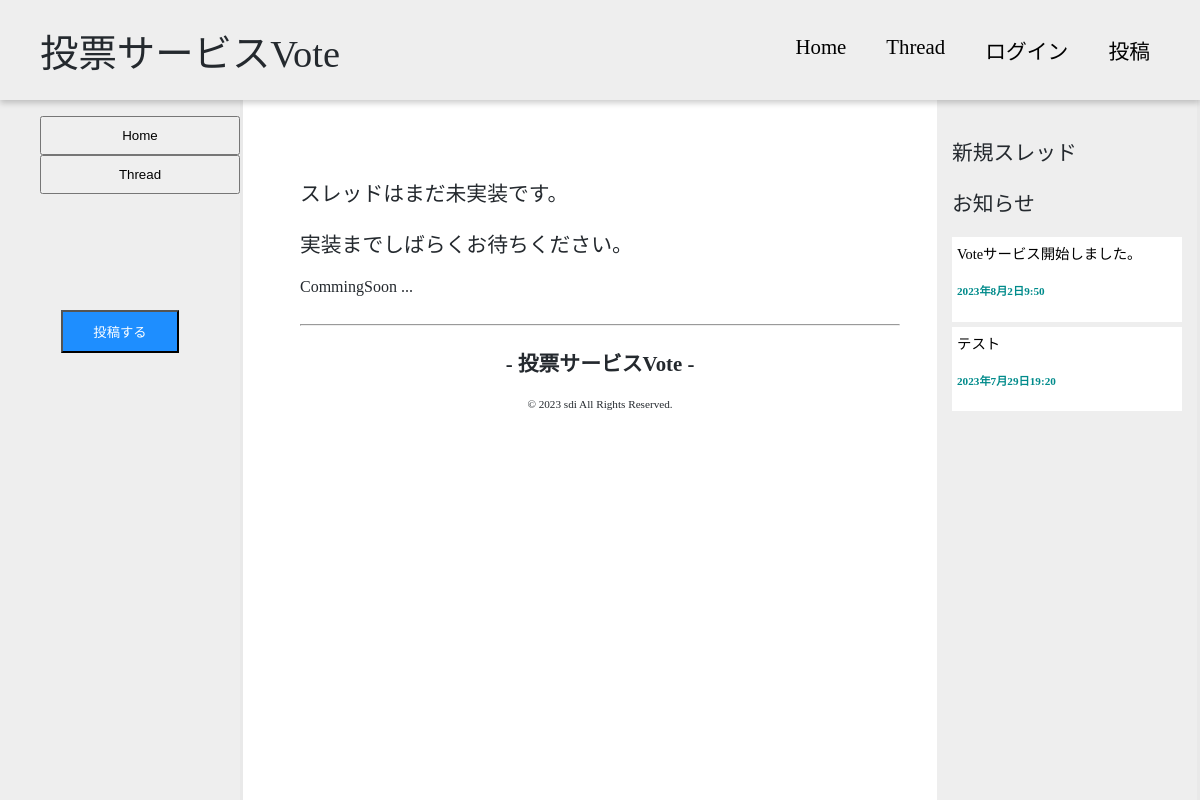
/thread/, run on an earlier commit of the app's database.
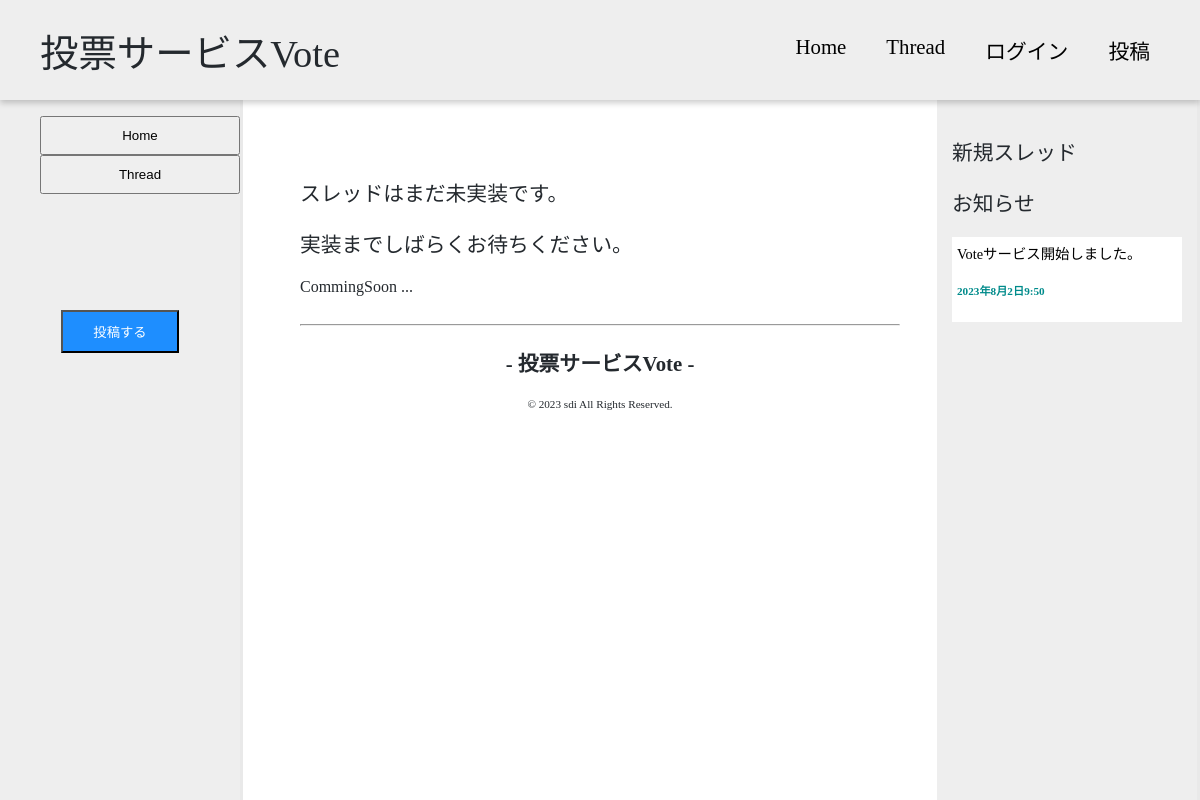
And on a later commit of the database.
### vote/models.py (models this page shows, shortened)
class Blog(models.Model):
    id = models.UUIDField(primary_key=True, default=uuid.uuid4, editable=True)
    title = models.CharField(max_length=100)
    content = models.TextField(max_length=255)
    createdAt = models.DateTimeField(auto_now_add=True)

### thread/views.py (the view)
# urls.py: path("",ThreadView.as_view(),name="thread"),
class ThreadView(View):
  def get(self,request):
    return render(request,"thread.html")

### vote/templatetags/custom_filters.py (called while the page is built)
@register.filter
def get_news(value):
    blogs = Blog.objects.all().order_by('-createdAt')[:3]
    return blogs

### thread/templates/thread.html
{% extends 'base.html' %}
{% load static %}
{% block css %}
  <link rel="stylesheet"  type="text/css" href="{% static 'css/vote.list.css' %}">
{% endblock %}
{% block content %}
  <br>
  <p>スレッドはまだ未実装です。</p>
  <p>実装までしばらくお待ちください。</p>
  CommingSoon ...
{% endblock %}

### vote/templates/base.html (shortened to what this page needs)
{% load static %}
{% load custom_filters %}
<!DOCTYPE html>
<html lang="ja">
<head>
  <link rel="stylesheet" href="https://unpkg.com/ress/dist/ress.min.css" />
  <link rel="stylesheet"  href="{% static 'css/footer.css' %}">
  {% block css %} {% endblock %}
  <link rel="stylesheet"  type="text/css" href="{% static 'css/vote.base.css' %}">
</head>
<header id="header">
  <a class="site-title" href="{% url 'home' %}">投票サービスVote</a>
  <nav>
    <div class="nav-links">
       <a href="{% url 'home' %}">
        <p>Home</p>
      </a>
      <a href="{% url 'thread' %}">
        <p>Thread</p>
      </a>
      {% if  request.user.is_authenticated  %}
      <a  href="{% url 'accounts' %}">
        <img class="icon" src="{% static 'images/person.png' %}" alt="">
        <p>アカウント</p>
      </a>
      {% else %}
      <a  href="{% url 'login' %}">
        <p>ログイン</p>
      </a>
      {% endif %}
      <a href="{% url 'post' %}">
        <p>投稿</p>
      </a>
    </div>
  </nav>
</header>
<body>
  <div class="sidebar">
    <ul>
      <li><button onclick="window.location.href='{% url 'home' %}'">Home</button></li>
      <li><button onclick="window.location.href='{% url 'thread' %}'">Thread</button></li>
    </ul>
    <button  class="sidebar-footer" onclick=" window.location.href='{% url  'post' %}' " >投稿する</button>
  </div>
  <div class="main">
    {% block content %}
    {% endblock %}
  <div>
  <br>
  <hr>
  <div class="footer">
    <p class="footer-title">- 投票サービスVote -</p>
    <p class="copyright">© 2023 sdi All Rights Reserved.</p>
  </div>
  <div class="right-sidebar">
    <p>新規スレッド</p>
    <p>お知らせ</p>
    {% with  "news"|get_news   as blogs %}
    {% for blog in blogs %}
      <div class="blog">
        <a class="blog-title" href="">{{blog.title}}</a>
        <h5 class="blog-createdAt">{{blog.createdAt}}</h5>
      </div>
    {% endfor %}
    {% endwith %}
</div>
</body>
</html>

What changed in the data, as far as the page shows it:
removed Blog: title "テスト", createdAt "2023年7月29日19:20"
